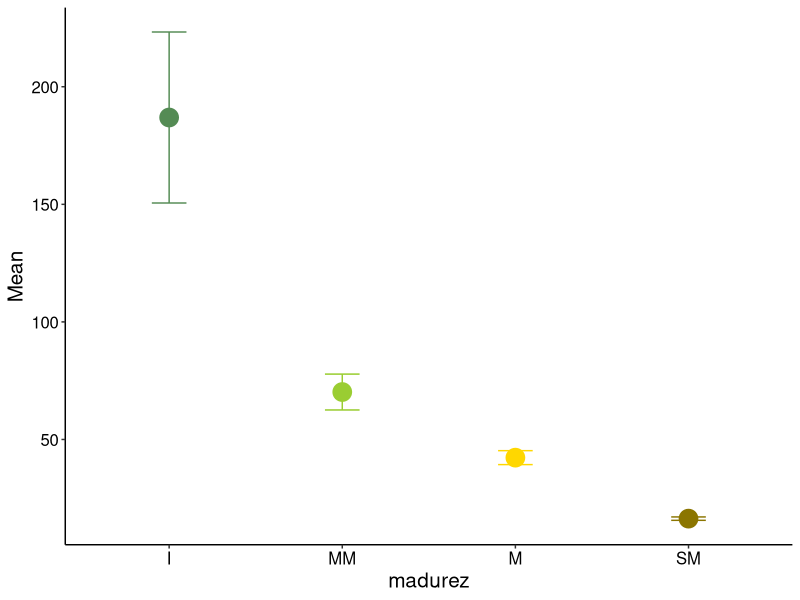

This chart was generated by the following R code:
## ---- chunk 1
knitr::opts_chunk$set(warning = FALSE, message = FALSE, echo = FALSE)

library(readxl)
data_mad_phenols <- read_excel("database.xlsx", sheet = "mad_phenols")
data_mad_phenols$madurez <- factor(data_mad_phenols$madurez, levels=c("I", "MM", "M", "SM"))

## ---- chunk 2
knitr::opts_chunk$set(warning = FALSE, message = FALSE, echo = FALSE)

library(dplyr)
tabla_fenoles <- data_mad_phenols %>% 
  dplyr::group_by(madurez) %>% 
  dplyr::summarise(n=n(),
                   Mean = mean(fenoles),
                   sd = sd(fenoles))
tabla_fenoles

## ---- chunk 3
knitr::opts_chunk$set(warning = FALSE, message = FALSE, echo = FALSE)

library(ggplot2)
plot_mad_fenoles <- ggplot(tabla_fenoles, aes(x = madurez, y = Mean, color = madurez)) +
    scale_color_manual(values = c("palegreen4", "yellowgreen", "gold", "gold4")) +
    stat_summary(fun = "mean", size = 6, geom = "point") +
    geom_errorbar(aes(ymin = Mean - sd, ymax = Mean + sd), width = 0.2, position = position_dodge(0.9)) +
    theme_classic() +
    theme(legend.title = element_blank()) +
    theme(legend.position = "none") +
    theme(text = element_text(size = 15, color = 'black')) +
    theme(axis.text = element_text(color = 'black'))
plot_mad_fenoles

